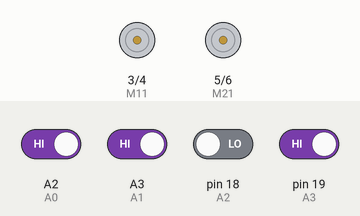
A sketch run on a simulated Arduino Uno, built with avr-gcc and run on an emulated ATmega328P. Parts: motor-driver pin pairs drawn as motors (green arrow = first pin HIGH = forward, orange = second pin HIGH = backward, longer = more drive). The inputs (shaded band) are chosen by the test bench; at power-on: A2 (A0), A3 (A1), pin 19 (A3) HIGH, pin 18 (A2) LOW.

Above: at 1.2 s.
1.3 s: A2 (A0) driven LOW and pin 19 (A3) driven LOW
At 1.9 s:
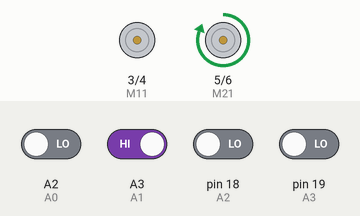
2.8 s: pin 18 (A2) driven HIGH
At 4.0 s:
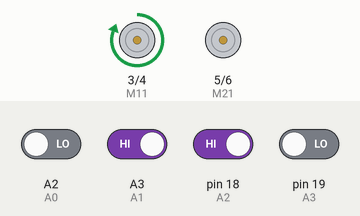
4.3 s: A3 (A1) driven LOW
At 5.4 s:
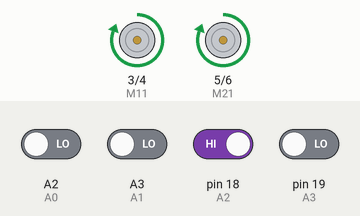
5.8 s: A3 (A1) driven HIGH
At 6.5 s:
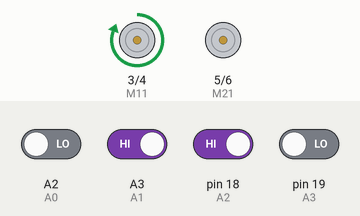
7.3 s: pin 18 (A2) driven LOW
At 7.7 s:
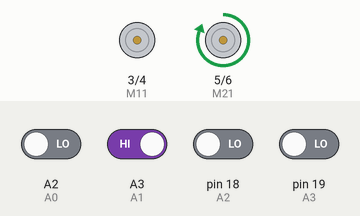
8.8 s: A2 (A0) driven HIGH and A3 (A1) driven LOW
At 10.0 s:
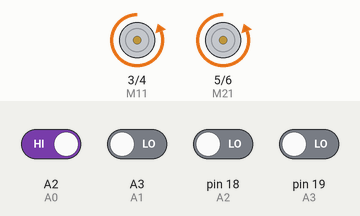
Timing chart, 0 to 11.3 s (numbered marks = the images above; inputs shaded):
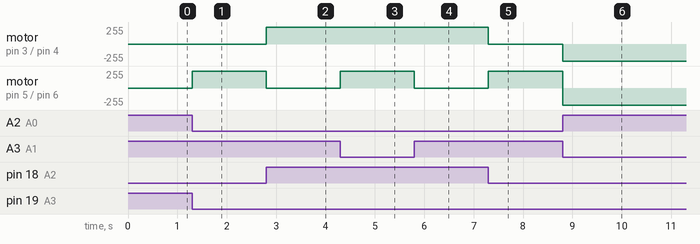

Measured:
- after the input at 1.3 s, motor on pin 5 (M21) / pin 6 (M22): stopped → forward 255/255 at once
- after the input at 2.8 s, motor on pin 3 (M11) / pin 4 (M12): stopped → forward 255/255 at once; motor on pin 5 (M21) / pin 6 (M22): forward 255/255 → stopped at once
- after the input at 4.3 s, motor on pin 5 (M21) / pin 6 (M22): stopped → forward 255/255 at once
- after the input at 5.8 s, motor on pin 5 (M21) / pin 6 (M22): forward 255/255 → stopped at once
- after the input at 7.3 s, motor on pin 3 (M11) / pin 4 (M12): forward 255/255 → stopped at once; motor on pin 5 (M21) / pin 6 (M22): stopped → forward 255/255 at once
- after the input at 8.8 s, motor on pin 3 (M11) / pin 4 (M12): stopped → backward 255/255 at once; motor on pin 5 (M21) / pin 6 (M22): forward 255/255 → backward 255/255 at once

The sketch:

DTMF_car.ino
```cpp
// Motors
#define M11 3
#define M12 4
#define M21 5
#define M22 6

// Anaolg Digits
#define A0 16
#define A1 17
#define A2 18
#define A3 19


void forward(){
   digitalWrite(M11, HIGH);
   digitalWrite(M12, LOW);
   digitalWrite(M21, HIGH);
   digitalWrite(M22, LOW);
}

void backward(){
   digitalWrite(M11, LOW);
   digitalWrite(M12, HIGH);
   digitalWrite(M21, LOW);
   digitalWrite(M22, HIGH);
}

void left(){
   digitalWrite(M11, HIGH);
   digitalWrite(M12, LOW);
   digitalWrite(M21, LOW);
   digitalWrite(M22, LOW);
}

void right(){
   digitalWrite(M11, LOW);
   digitalWrite(M12, LOW);
   digitalWrite(M21, HIGH);
   digitalWrite(M22, LOW);
}

void Stop(){
   digitalWrite(M11, LOW);
   digitalWrite(M12, LOW);
   digitalWrite(M21, LOW);
   digitalWrite(M22, LOW);
}

void setup(){
  Serial.begin(9600);
  pinMode(A0, INPUT);
  pinMode(A1, INPUT);
  pinMode(A2, INPUT);
  pinMode(A3, INPUT);

  pinMode(M11, OUTPUT);
  pinMode(M12, OUTPUT);
  pinMode(M21, OUTPUT);
  pinMode(M22, OUTPUT);
}

void loop() {
  int Digit1=digitalRead(A0);
  int Digit2=digitalRead(A1);
  int Digit3=digitalRead(A2);
  int Digit4=digitalRead(A3);

  if(Digit1==0 && Digit2==0 && Digit3==1 && Digit4==0) //Binary value received from DTMF Module - 0010 == 2
  forward();

  else if(Digit1==0 && Digit2==1 && Digit3==0 && Digit4==0) //0100 == 4
  right();

  else if(Digit1==0 && Digit2==1 && Digit3==1 && Digit4==0) //0110 == 6
  left();

  else if(Digit1==1 && Digit2==0 && Digit3==0 && Digit4==0) //1000 == 8
  backward();

  else if(Digit1==0 && Digit2==1 && Digit3==0 && Digit4==1) //0101 == 5
  Stop();
}
```
